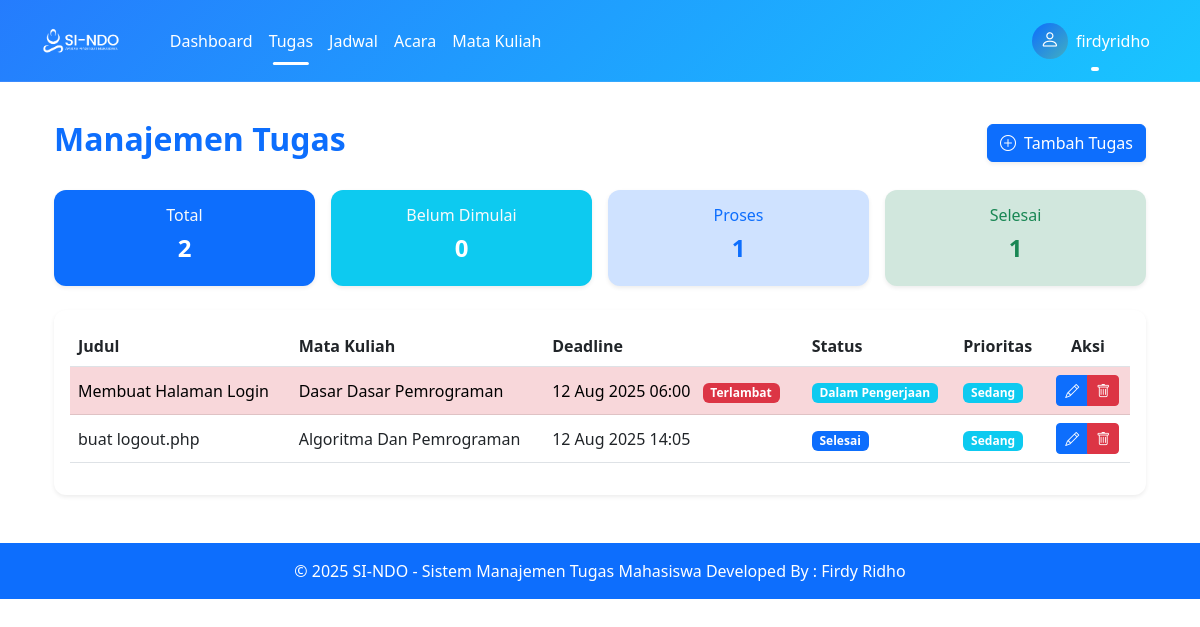
Before: /pages/tugas/index.php (signed in) with the older database file.
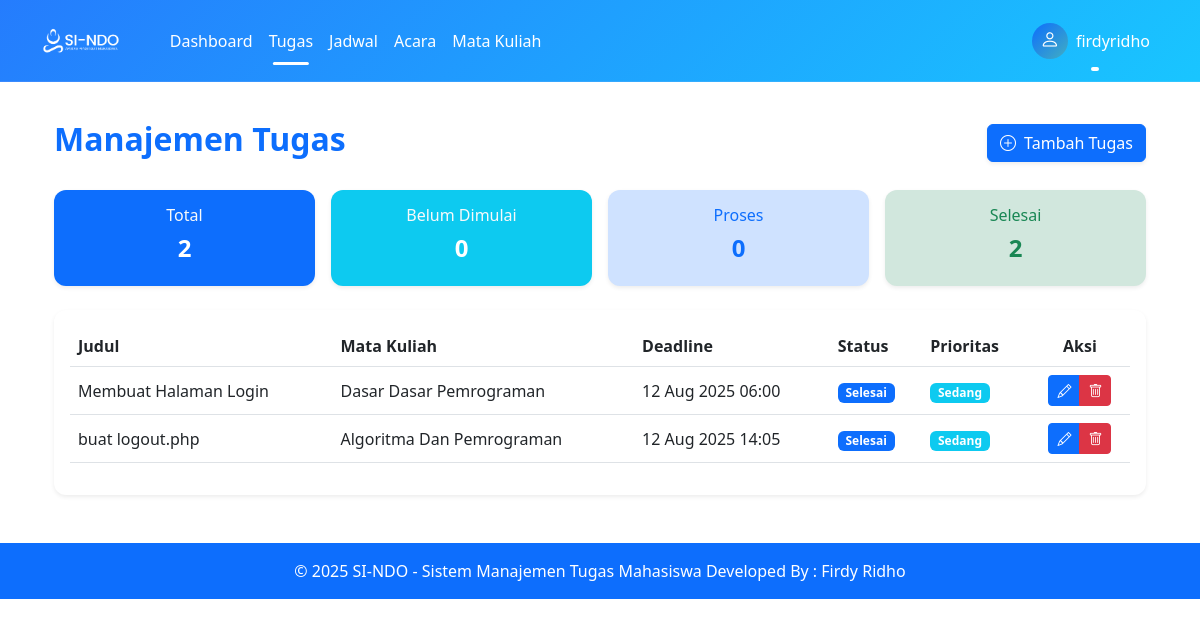
After: the same page with the newer database file.
### tables this page shows
CREATE TABLE `tugas` (
  `id` int(11) NOT NULL,
  `judul` varchar(100) NOT NULL,
  `deskripsi` text DEFAULT NULL,
  `mk_id` int(11) NOT NULL,
  `deadline` datetime NOT NULL,
  `status` enum('Belum Dimulai','Dalam Pengerjaan','Selesai') DEFAULT 'Belum Dimulai',
  `prioritas` enum('Rendah','Sedang','Tinggi') DEFAULT 'Sedang',
  `user_id` int(11) NOT NULL,
  `created_at` timestamp NOT NULL DEFAULT current_timestamp()
);

CREATE TABLE `mata_kuliah` (
  `id` int(11) NOT NULL,
  `kode_mk` varchar(20) NOT NULL,
  `nama_mk` varchar(100) NOT NULL,
  `sks` int(11) NOT NULL,
  `dosen` varchar(100) NOT NULL,
  `ruangan` varchar(20) DEFAULT NULL,
  `user_id` int(11) NOT NULL
);

### includes/auth.php (called while the page is built, shortened)
<?php
function isLoggedIn() {
    return isset($_SESSION['user_id']);
}
?>

### pages/tugas/index.php (the view, shortened to what this page needs)
<?php
require_once '../../config/database.php';
require_once '../../includes/auth.php';
$stmt = $pdo->prepare("SELECT t.*, mk.nama_mk
                      FROM tugas t
                      LEFT JOIN mata_kuliah mk ON t.mk_id = mk.id
                      WHERE t.user_id = ?
                      ORDER BY t.deadline ASC");
$stmt->execute([$_SESSION['user_id']]);
$tugas = $stmt->fetchAll(PDO::FETCH_ASSOC);
$status_counts = [
    'Belum Dimulai' => 0,
    'Dalam Pengerjaan' => 0,
    'Selesai' => 0
];
foreach ($tugas as $t) {
    $status_counts[$t['status']]++;
}
?>
<?php include '../../includes/header.php'; ?>
<div class="container mt-4">
    <div class="d-flex flex-wrap justify-content-between align-items-center mb-4">
        <h2 class="fw-bold mb-2 text-primary">Manajemen Tugas</h2>
        <a href="tambah.php" class="btn btn-primary shadow-sm">
            <i class="bi bi-plus-circle me-1"></i> Tambah Tugas
        </a>
    </div>
    <div class="row g-3 mb-4">
        <div class="col-6 col-md-3">
            <div class="card text-center shadow-sm border-0 bg-primary text-white">
                <div class="card-body">
                    <h6 class="text-light">Total</h6>
                    <h4 class="fw-bold"><?= count($tugas) ?></h4>
                </div>
            </div>
        </div>
        <div class="col-6 col-md-3">
            <div class="card text-center shadow-sm border-0 bg-info text-white">
                <div class="card-body">
                    <h6 class="text-light">Belum Dimulai</h6>
                    <h4 class="fw-bold"><?= $status_counts['Belum Dimulai'] ?></h4>
                </div>
            </div>
        </div>
        <div class="col-6 col-md-3">
            <div class="card text-center shadow-sm border-0 bg-primary-subtle">
                <div class="card-body">
                    <h6 class="text-primary">Proses</h6>
                    <h4 class="fw-bold text-primary"><?= $status_counts['Dalam Pengerjaan'] ?></h4>
                </div>
            </div>
        </div>
        <div class="col-6 col-md-3">
            <div class="card text-center shadow-sm border-0 bg-success-subtle">
                <div class="card-body">
                    <h6 class="text-success">Selesai</h6>
                    <h4 class="fw-bold text-success"><?= $status_counts['Selesai'] ?></h4>
                </div>
            </div>
        </div>
    </div>
    <div class="card shadow-sm border-0">
        <div class="card-body">
            <div class="table-responsive">
                <table class="table table-hover align-middle">
                    <thead style="background-color:#0d6efd; color:white;">
                        <tr>
                            <th>Judul</th>
                            <th>Mata Kuliah</th>
                            <th>Deadline</th>
                            <th>Status</th>
                            <th>Prioritas</th>
                            <th class="text-center">Aksi</th>
                        </tr>
                    </thead>
                    <tbody>
                        <?php if (count($tugas) > 0): ?>
                            <?php foreach ($tugas as $t): ?>
                                <tr class="<?= strtotime($t['deadline']) < time() && $t['status'] != 'Selesai' ? 'table-danger' : '' ?>">
                                    <td><?= htmlspecialchars($t['judul']) ?></td>
                                    <td><?= $t['nama_mk'] ? htmlspecialchars($t['nama_mk']) : '-' ?></td>
                                    <td>
                                        <?= date('d M Y H:i', strtotime($t['deadline'])) ?>
                                        <?php if (strtotime($t['deadline']) < time() && $t['status'] != 'Selesai'): ?>
                                            <span class="badge bg-danger ms-2">Terlambat</span>
                                        <?php endif; ?>
                                    </td>
                                    <td>
                                        <span class="badge bg-<?=
                                            $t['status'] == 'Selesai' ? 'primary' :
                                            ($t['status'] == 'Dalam Pengerjaan' ? 'info' : 'secondary')
                                        ?>">
                                            <?= $t['status'] ?>
                                        </span>
                                    </td>
                                    <td>
                                        <span class="badge bg-<?=
                                            $t['prioritas'] == 'Tinggi' ? 'primary' :
                                            ($t['prioritas'] == 'Sedang' ? 'info' : 'secondary')
                                        ?>">
                                            <?= $t['prioritas'] ?>
                                        </span>
                                    </td>
                                    <td class="text-center">
                                        <div class="btn-group">
                                            <a href="edit.php?id=<?= $t['id'] ?>" class="btn btn-sm btn-primary">
                                                <i class="bi bi-pencil"></i>
                                            </a>
                                            <a href="hapus.php?id=<?= $t['id'] ?>" class="btn btn-sm btn-danger" onclick="return confirm('Yakin hapus tugas ini?')">
                                                <i class="bi bi-trash"></i>
                                            </a>
                                        </div>
                                    </td>
                                </tr>
                            <?php endforeach; ?>
                        <?php else: ?>
                            <tr>
                                <td colspan="6" class="text-center text-muted py-4">Tidak ada tugas</td>
                            </tr>
                        <?php endif; ?>
                    </tbody>
                </table>
            </div>
        </div>
    </div>
</div>
<?php include '../../includes/footer.php'; ?>

### includes/header.php (shortened to what this page needs)
<?php
$current_page = basename($_SERVER['PHP_SELF']);
?>
<!DOCTYPE html>
<html lang="en">
<head>
<link href="https://cdn.jsdelivr.net/npm/bootstrap@5.3.0/dist/css/bootstrap.min.css" rel="stylesheet" />
<link rel="stylesheet" href="https://cdn.jsdelivr.net/npm/bootstrap-icons@1.10.0/font/bootstrap-icons.css" />
</head>
<body>
<nav class="navbar navbar-expand-lg navbar-dark navbar-custom fixed-top">
    <div class="container">
        <a class="navbar-brand d-flex align-items-center" href="/sindo/index.php">
    <img src="/sindo/assets/images/fontlogo.png" alt="SINDO Logo" style="height: 55px; margin-right: 10px;">
        <div class="collapse navbar-collapse" id="navbarNav">
            <ul class="navbar-nav me-auto mb-2 mb-lg-0">
                <?php if (isLoggedIn()): ?>
                    <li class="nav-item">
                        <a class="nav-link <?= $current_page == 'dashboard.php' ? 'active' : '' ?>" href="/sindo/pages/dashboard.php">Dashboard</a>
                    </li>
                    <li class="nav-item">
                        <a class="nav-link <?= strpos($_SERVER['REQUEST_URI'], 'tugas') !== false ? 'active' : '' ?>" href="/sindo/pages/tugas/index.php">Tugas</a>
                    </li>
                    <li class="nav-item">
                        <a class="nav-link <?= strpos($_SERVER['REQUEST_URI'], 'jadwal') !== false ? 'active' : '' ?>" href="/sindo/pages/jadwal/index.php">Jadwal</a>
                    </li>
                    <li class="nav-item">
                        <a class="nav-link <?= strpos($_SERVER['REQUEST_URI'], 'acara') !== false ? 'active' : '' ?>" href="/sindo/pages/acara/index.php">Acara</a>
                    </li>
                    <li class="nav-item">
                        <a class="nav-link <?= strpos($_SERVER['REQUEST_URI'], 'mata_kuliah') !== false ? 'active' : '' ?>" href="/sindo/pages/mata_kuliah/index.php">Mata Kuliah</a>
                    </li>
                <?php endif; ?>
            </ul>
            <ul class="navbar-nav ms-auto">
                <?php if (isLoggedIn()): ?>
                    <li class="nav-item dropdown">
                        <a class="nav-link dropdown-toggle d-flex align-items-center gap-2" href="#" id="navbarDropdown" role="button" data-bs-toggle="dropdown">
                            <div class="profile-icon">
                                <i class="bi bi-person"></i>
                            </div>
                            <?= htmlspecialchars($_SESSION['username']) ?>
                        </a>
                    </li>
                <?php else: ?>
                    <li class="nav-item"><a class="nav-link" href="/sindo/login.php">Login</a></li>
                    <li class="nav-item"><a class="nav-link" href="/sindo/register.php">Register</a></li>
                <?php endif; ?>
            </ul>
        </div>
    </div>
</nav>
<main class="container mt-5 pt-5">

### includes/footer.php (shortened to what this page needs)
    </main>
    <footer class="bg-light text-center text-lg-start mt-5">
        <div class="text-center p-3 bg-primary text-white">
            © <?= date('Y') ?> SI-NDO - Sistem Manajemen Tugas Mahasiswa Developed By : Firdy Ridho
        </div>
    </footer>
</body>
</html>

### includes/header.php (style rules this page uses)
.navbar-custom { background: linear-gradient(135deg, rgba(13,110,253,0.9), rgba(0, 191, 255, 0.9)); backdrop-filter: blur(12px); border-bottom: 1px solid rgba(255,255,255,0.1); transition: all 0.4s ease; }
.navbar-brand { font-weight: 700; letter-spacing: 0.5px; display: flex; align-items: center; gap: 8px; }
.nav-link { position: relative; font-weight: 500; color: #fff !important; padding: 8px 12px; transition: color 0.3s ease; }
.nav-link::after { content: ""; position: absolute; bottom: -4px; left: 50%; transform: translateX(-50%); width: 0%; height: 3px; background: #ffffffff; border-radius: 2px; transition: width 0.3s ease; }
.nav-link:hover::after, .nav-link.active::after { width: 60%; }
.profile-icon { width: 36px; height: 36px; border-radius: 50%; background: linear-gradient(135deg, #0d6efd, #42aec1ff); display: flex; align-items: center; justify-content: center; color: white; font-size: 1.2rem; }

### pages/tugas/index.php (style rules this page uses)
.card { border-radius: 12px; }
.btn-group .btn { padding: 4px 8px; }

Changed rows visible on the page:
changed tugas "Membuat Halaman Login": status "Dalam Pengerjaan" → "Selesai"; no longer shows "Terlambat"
Other visible differences:
$status_counts['Dalam Pengerjaan']: "1" → "0"
$status_counts['Selesai']: "1" → "2"
